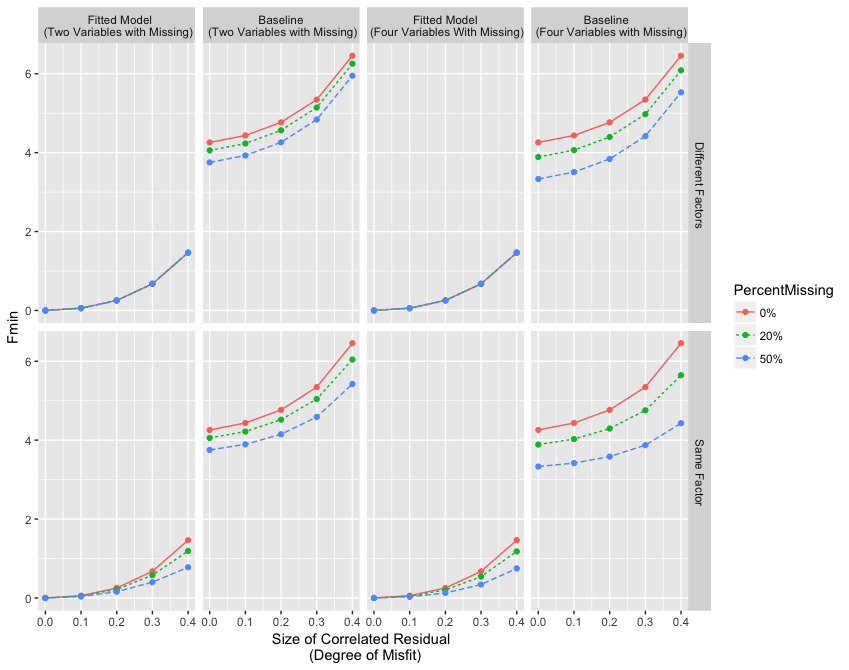

Write the R code that produced this figure.
library(ggplot2)
library(gridExtra)
library(reshape2)

source("results.R")


#Fmin Values
df0 <- fitNoMissingShort_CR2_1[[2]][1:5,1:2]
df20 <- fitMCAR_Short_CR2_1[[9]][1:5,1:2]
df50 <- fitMCAR_Short_CR2_1[[10]][1:5,1:2]



sv0 <- fitNoMissingShort_CR2_3[[2]][1:5,1:2]
sv20 <- fitMCAR_Short_CR2_3[[9]][1:5,1:2]
sv50 <- fitMCAR_Short_CR2_3[[10]][1:5,1:2]



data <- rbind(df0,df20 ,df50,  sv0, sv20, sv50)
data <- as.data.frame(data, row.names = 1:nrow(data))


perMiss <-rep( rep(c("0%", "20%", "50%"),each=5), 2)
placeMiss <- rep(c(" Different Factors", " Same Factor"), each=15)
ResidualSize <- rep(c(0, 0.1, 0.2, 0.3, 0.4), 6)

data$PercentMissing<- perMiss
data$placeMiss<- placeMiss
data$ResidualSize <- ResidualSize
data <- melt(data, measure.var=1:2)
data$Fmin <- data$value
data$ModelHB <- rep(c("   Fitted Model \n (Two Variables with Missing)", 
                      "  Baseline  \n (Two Variables with Missing)"), each=nrow(data)/2)


#Four variables missing
df0 <- fitNoMissingShort_CR2_1[[2]][1:5,1:2]
df20 <- fitMCAR_Short_CR2_1[[13]][1:5,1:2]
df50 <- fitMCAR_Short_CR2_1[[14]][1:5,1:2]



sv0 <- fitNoMissingShort_CR2_3[[2]][1:5,1:2]
sv20 <- fitMCAR_Short_CR2_3[[13]][1:5,1:2]
sv50 <- fitMCAR_Short_CR2_3[[14]][1:5,1:2]



data2 <- rbind(df0,df20 ,df50,  sv0, sv20, sv50)
data2 <- as.data.frame(data2, row.names = 1:nrow(data))

data2$PercentMissing<- perMiss 
data2$placeMiss<- placeMiss
data2$ResidualSize<- ResidualSize
data2 <- melt(data2, measure.var=1:2)
data2$Fmin <- data2$value
data2$ModelHB <- rep(c(" Fitted Model \n (Four Variables With Missing)", 
                      "Baseline  \n (Four Variables with Missing)"), each=nrow(data)/2)


#combine 
datafinal <-rbind(data, data2)
datafinal$CFI <- datafinal$cfi



ggplot(datafinal, aes(x=ResidualSize, y=Fmin)) + geom_line(aes(linetype=PercentMissing, color=PercentMissing)) + 
  geom_point(aes(color=PercentMissing))+facet_grid(placeMiss~ModelHB)+xlab("Size of Correlated Residual \n (Degree of Misfit)")
